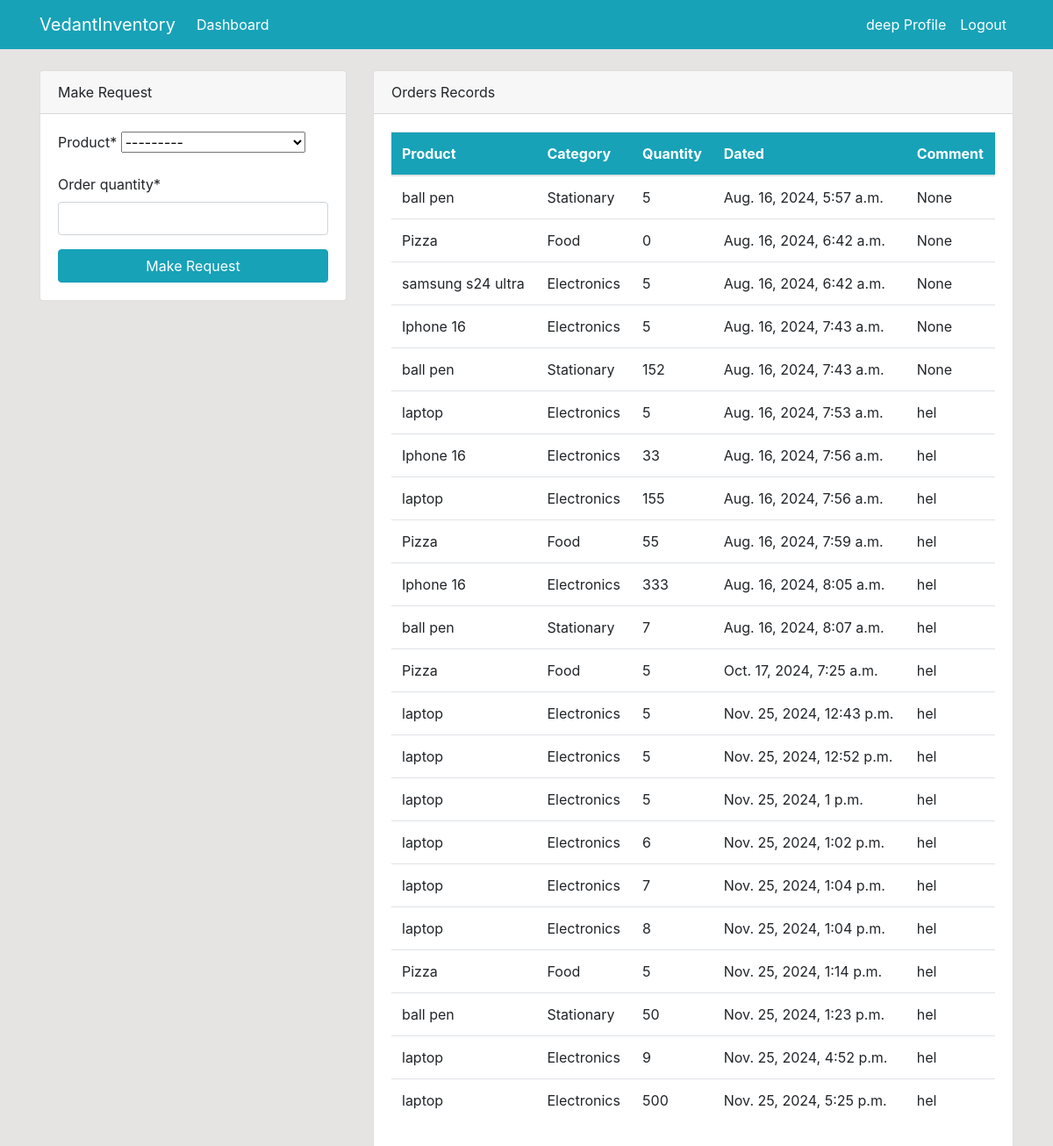
Before: /dashboard/ (signed in) with the older database file.
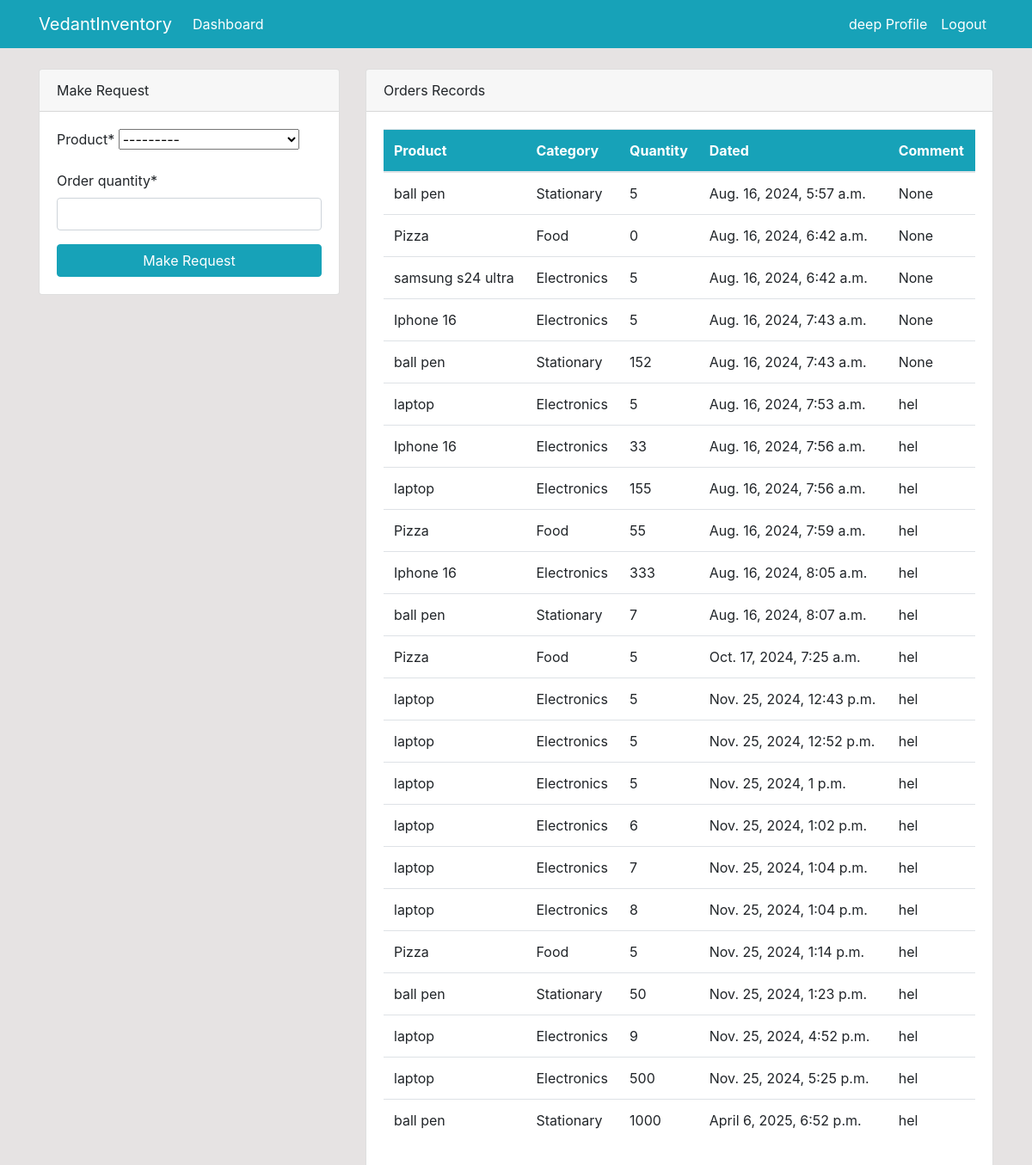
After: the same page with the newer database file.
### dashboard/models.py (models this page shows, shortened)
class Order(models.Model):
    product = models.ForeignKey(Product, on_delete=models.CASCADE, null=True)
    staff = models.ForeignKey(User, models.CASCADE, null=True)
    order_quantity = models.PositiveIntegerField(null=True)
    date = models.DateTimeField(auto_now_add=True)
    comment = models.CharField(max_length=200, null=True)
    class Meta:
        verbose_name_plural = 'Order'

class Product(models.Model):
    name = models.CharField(max_length=100, null=True)
    category = models.CharField(max_length=20, choices= CATEGORY,null=True)
    quantity = models.PositiveIntegerField(null=True)
    class Meta:
        verbose_name_plural = 'Product'
    def __str__(self):
        return f'{self.name}-{self.quantity}'

### dashboard/views.py (the view)
# urls.py: path('dashboard/',views.index, name='dashboard-index'),
@login_required(login_url='user-login')
def index(request):
    orders =  Order.objects.all()
    products =  Product.objects.all()
    total_staff = User.objects.count()
    total_products = Product.objects.count()
    total_orders = Order.objects.count()
    if request.method =='POST':
       ordering = OrderAdd(request.POST)
       if ordering.is_valid():
           instance = ordering.save(commit=False)
           instance.staff = request.user
           instance.comment = 'hel'
           instance.save()
           return redirect('dashboard-index')
    else:
        ordering = OrderAdd()
    context = {
        'orders':orders,
        'ordering':ordering,
        'total_staff':total_staff,
        'total_products':total_products,
        'total_orders':total_orders,
        'products': products,
    }
    return render(request, 'dashboard/index.html',context)

### dashboard/forms.py
class OrderAdd(forms.ModelForm):
    class Meta:
        model = Order
        fields = ['product', 'order_quantity']

### templates/dashboard/index.html (shortened to what the changed rows need)
{% extends 'partials/base.html' %}
{% block content %}
{% if user.is_authenticated and user.is_staff and user.is_superuser %}
{% include 'partials/topnav.html' %}
<div class="container">
    <div class="row my-5">
        <div class="col-md-6">
            <div class="bg-white">
                <canvas id="myChart1" width="400" height="300"></canvas>
                <script>
                    var ctx = document.getElementById('myChart1').getContext('2d');
                    var myChart1 = new Chart(ctx, {
                        type: 'pie',
                        data: {
                            labels: [{% for order in orders  %} '{{ order.product.name }}', {% endfor %}],
                            datasets: [{
                                label: 'Orders',
                                data: [{% for order in orders %} {{ order.order_quantity }}, {% endfor %}],
                                backgroundColor: [
                                    'rgba(255, 99, 132, 1)',
                                    'rgba(54, 162, 235, 1)',
                                    'rgba(255, 206, 86, 1)',
                                    'rgba(75, 192, 192, 1)',
                                    'rgba(153, 102, 255, 1)',
                                    'rgba(255, 159, 64, 1)',
                                    'rgba(255, 9, 132, 1)',
                                    'rgba(54, 162, 235, 1)',
                                    'rgba(255, 206, 6, 1)',
                                    'rgba(255, 9, 132, 1)',
                                    'rgba(54, 162, 235, 1)',
                                    'rgba(255, 206, 6, 1)',
                                    'rgba(255, 9, 132, 1)',
                                    'rgba(54, 162, 235, 1)',
                                    'rgba(255, 206, 6, 1)',
                                    'rgba(255, 9, 132, 1)',
                                    'rgba(54, 162, 235, 1)',
                                    'rgba(255, 206, 6, 1)',
                                    'rgba(255, 9, 132, 1)',
                                    'rgba(54, 162, 235, 1)',
                                    'rgba(255, 206, 6, 1)',
                                    'rgba(255, 9, 132, 1)',
                                    'rgba(54, 162, 235, 1)',
                                    'rgba(255, 206, 6, 1)',
                                    'rgba(75, 12, 192, 1)',
                                    'rgba(153, 102, 25, 1)',
                                    'rgba(255, 59, 64, 1)'
                                ],
                                borderColor: [
                                    'rgba(255, 99, 132, 1)',
                                    'rgba(54, 162, 235, 1)',
                                    'rgba(255, 206, 86, 1)',
                                    'rgba(75, 192, 192, 1)',
                                    'rgba(153, 102, 255, 1)',
                                    'rgba(255, 159, 64, 1)'
                                ],
                                borderWidth: 1
                            }]
                        },
                        options: {
                            scales: {
                                yAxes: [{
                                    ticks: {
                                        beginAtZero: true
                                    }
                                }]
                            }
                        }
                    });
                </script>
            </div>
        </div>
        <div class="col-md-6">
            <div class="bg-white">
                <canvas id="myChart" width="400" height="300"></canvas>
                <script>
                    var ctx = document.getElementById('myChart').getContext('2d');
                    var myChart = new Chart(ctx, {
                        type: 'bar',
                        data: {
                            labels: [{% for product in products  %} '{{ product.name }}', {% endfor %}],
                            datasets: [{
                                label: 'Products',
                                data: [{% for product in products  %} {{ product.quantity }}, {% endfor %}],
                                backgroundColor: [
                                    'rgba(255, 99, 132, 1)',
                                    'rgba(54, 162, 235, 1)',
                                    'rgba(255, 206, 86, 1)',
                                    'rgba(75, 192, 192, 1)',
                                    'rgba(153, 102, 255, 1)',
                                    'rgba(255, 159, 64, 1)'
                                ],
                                borderColor: [
                                    'rgba(255, 99, 132, 1)',
                                    'rgba(54, 162, 235, 1)',
                                    'rgba(255, 206, 86, 1)',
                                    'rgba(75, 192, 192, 1)',
                                    'rgba(153, 102, 255, 1)',
                                    'rgba(255, 159, 64, 1)'
                                ],
                                borderWidth: 1
                            }]
                        },
                        options: {
                            scales: {
                                yAxes: [{
                                    ticks: {
                                        beginAtZero: true
                                    }
                                }]
                            }
                        }
                    });
                </script>
            </div>
        </div>
    </div>
</div>
{% else %}
{% include 'dashboard/staff_index.html' %}
{% endif %}
{% endblock %}

### templates/dashboard/staff_index.html (shortened to what this page needs)
{% load crispy_forms_tags %}
<div>
    <div class="row mt-4">
        <div class="col-md-4">
            <div class="card">
                <div class="card-header">
                    Make Request
                </div>
                <div class="card-body">
                    <form method="POST">
                        {{ ordering|crispy }}
                        <input class="btn btn-info btn-block" type="submit" value="Make Request">
                    </form>
                </div>
            </div>
        </div>
        <div class="col-md-8">
            <div class="card">
                <div class="card-header">
                    Orders Records
                </div>
                <div class="card-body">
                    <table class="table bg-white">
                        <thead class="bg-info text-white">
                            <tr>
                                <th scope="col">Product</th>
                                <th scope="col">Category</th>
                                <th scope="col">Quantity</th>
                                <th scope="col">Dated</th>
                                <th scope="col">Comment</th>
                            </tr>
                        </thead>
                        <tbody>
                            {% for order in orders  %}
                            {% if order.staff == user %}
                            <tr>
                                <td>{{ order.product.name }}</td>
                                <td>{{ order.product.category }}</td>
                                <td>{{ order.order_quantity }}</td>
                                <td>{{ order.date}}</td>
                                <td>{{ order.comment}}</td>
                            </tr>
                            {% endif %}
                            {% endfor %}
                        </tbody>
                    </table>
                </div>
            </div>
        </div>
    </div>
</div>

Changed rows visible on the page:
added Order: product.name "ball pen", product.category "Stationary", order_quantity "1000", date "April 6, 2025, 6:52 p.m.", comment "hel"
